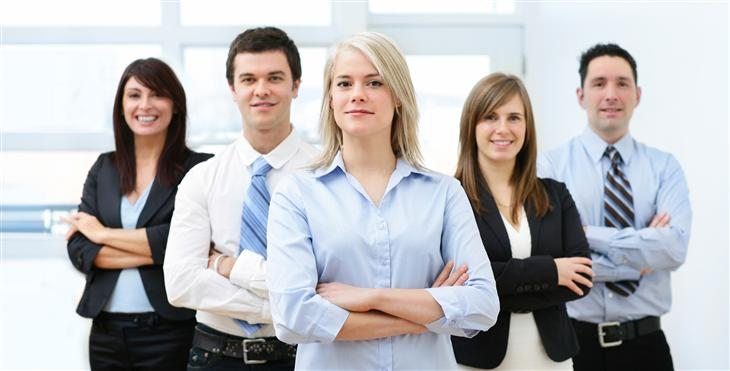
#> input picture img.jpg, 730 x 371 px
$ python facedetect.py.py
#> lines starting #> are read from the running program, lines starting #| are printed output that depends on the picture; after the words box and inside, x2 and y2 are one past the last pixel; in counts of white or black regions, pixels touching at a corner belong together

import cv2
face_cascade=cv2.CascadeClassifier('haarcascade_frontalface_default.xml')
img=cv2.imread('img.jpg')
#> img is the input picture: shape (371, 730, 3); mean B, G, R 185.5, 183.3, 184.3
gray=cv2.cvtColor(img, cv2.COLOR_BGR2GRAY)
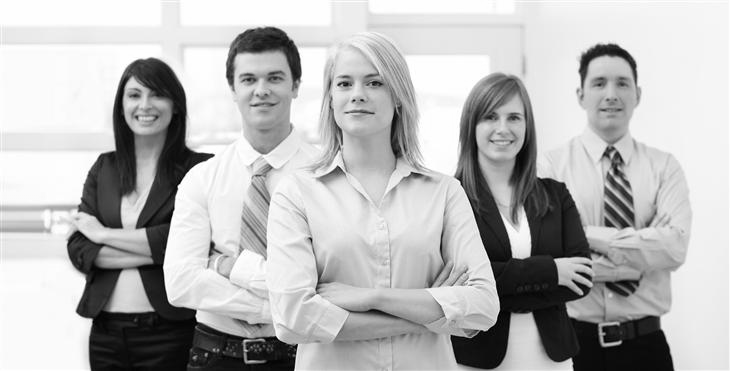
#> gray: shape (371, 730); min 0, max 255, mean 183.8
print(gray)
#> (printed output is left out)
faces=face_cascade.detectMultiScale(gray,1.3,5)
#> faces = [[577, 56, 70, 70], [115, 73, 59, 59], [470, 94, 64, 64], [225, 49, 76, 76], [319, 52, 82, 82]]
print("Found {0} faces!".format(len(faces)))
#| Found 5 faces!
for(x,y,w,h) in faces:
    cv2.rectangle(img,(x,y),(x+w,y+h),(255,0,0),2)
#> this loop made 5 passes
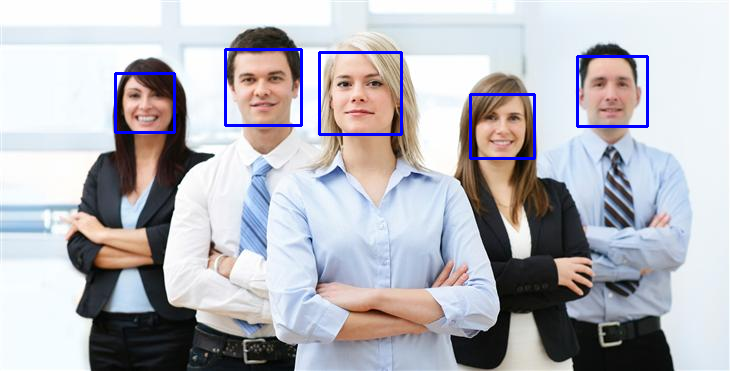
#> img: shape (371, 730, 3); 1.55% of pixels changed, all inside (x1, y1, x2, y2) = (114, 48, 649, 160)

cv2.imshow('img',img)
cv2.waitKey(0)
cv2.destroyAllWindows()
